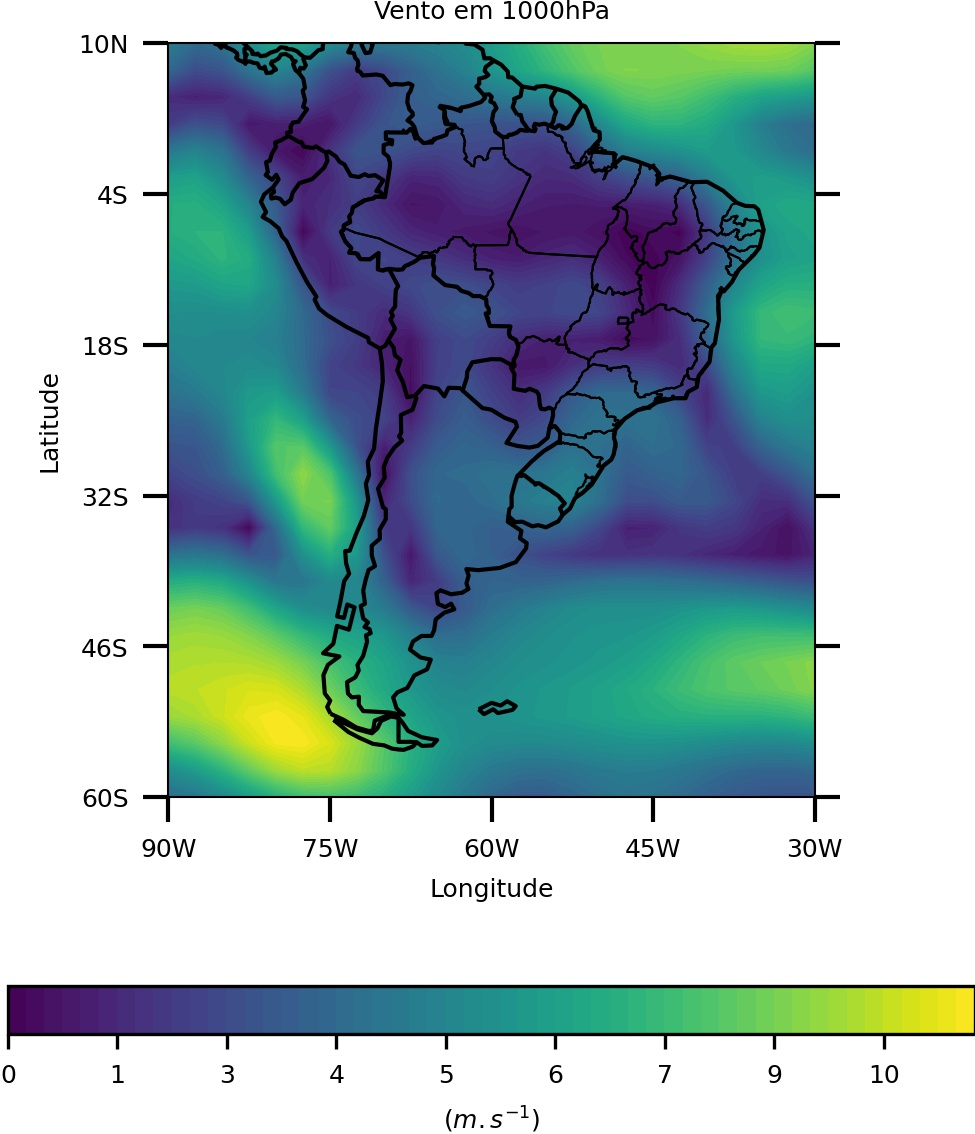

Recreate this plot in Python.
import matplotlib.pyplot as plt
import cartopy.crs as ccrs
import numpy as np
import cartopy.feature as cfeature
from cartopy import config
from netCDF4 import Dataset as nc
from cartopy.feature import NaturalEarthFeature
from cartopy.mpl.ticker import LongitudeFormatter, LatitudeFormatter

# Área de interesse.
LonW=-90
LonE=-30
LatS=-60.0
LatN=10.0

# Abertura dos arquivos.
fu = nc('../../../dados/netcdf/uwnd.nc')
fv = nc('../../../dados/netcdf/vwnd.nc')

# Importação das variáveis.
u = fu.variables['uwnd'][0,0,:,:]
v = fv.variables['vwnd'][0,0,:,:]

vel = np.sqrt(u ** 2 + v ** 2)  # Calcula a velocidade do vento (m/s).

lats = fu.variables['lat'][:]
lons = fu.variables['lon'][:]

ax = plt.axes(projection=ccrs.PlateCarree())

# Criação do mapa com as divisão dos estados brasileiro.
ax.set_global()
ax.coastlines(linewidth=1.0, color='black')
ax.add_feature(cfeature.BORDERS, linestyle='-', linewidth=1.0, edgecolor='black')
ax.spines['geo'].set_linewidth(0.5)
ax.tick_params(width=0.5)

# Define os rótulos dos eixos e bordas do mapa.
ax.tick_params(direction='out', length=6, width=1.0, colors='black', grid_color='black', grid_alpha=0.0)
ax.set_xticks(np.linspace(LonW, LonE, 5), crs=ccrs.PlateCarree())
ax.set_yticks(np.linspace(LatS, LatN, 6), crs=ccrs.PlateCarree())
ax.set_extent([LonW, LonE, LatS, LatN], crs=ccrs.PlateCarree())

lon_formatter = LongitudeFormatter(number_format='.0f', degree_symbol='', dateline_direction_label=False)
lat_formatter = LatitudeFormatter(number_format='.0f', degree_symbol='') 
ax.xaxis.set_major_formatter(lon_formatter)
ax.yaxis.set_major_formatter(lat_formatter)

states = NaturalEarthFeature(category='cultural', scale='50m', facecolor='none', name='admin_1_states_provinces_shp')
ax.add_feature(states, edgecolor='black', linestyle='-', linewidth=0.5)

# Plot da variável.
plt.contourf(lons, lats, vel, 60, transform=ccrs.PlateCarree())

# Título principal da figura e tamanho.
plt.title('Vento em 1000hPa', fontsize=6)

# Formatação do eixo x e tamanho.
plt.xlabel('Longitude', fontsize=6)  # Define o tamanho do título do eixo x.
plt.xticks(fontsize=6)  # Define o tamanho dos rótulos do eixo x.

# Formatação do eixo y e tamanho.
plt.ylabel('Latitude', fontsize=6)  # Define o tamanho do título do eixo y.
plt.yticks(fontsize=6)  # Define o tamanho dos rótulos do eixo y.
plt.tick_params(axis='y', right=True)  # Habilita o tickmark do eixo direito.

# Gera a barra de corres, format = formata os valores, shrink = tamanho da barra de cores, orientation = orientação da barra, 
# pad = proximidade do eixo x inferior.
cbar = plt.colorbar(ax=ax, format='%.0f', shrink=0.65, orientation='horizontal', pad=0.17)
cbar.ax.tick_params(labelsize=6)  # Tamanho dos rótulos da barra de cores.
cbar.set_label('('r'$m.s^{-1}$'')', fontsize=6)  # Unidade da barra de cores.

# Salva a figura no formato ".jpg" com dpi=300 e remove espaços excedentes.
plt.savefig('ex04.jpg', transparent=True, dpi=300, bbox_inches='tight', pad_inches=0)